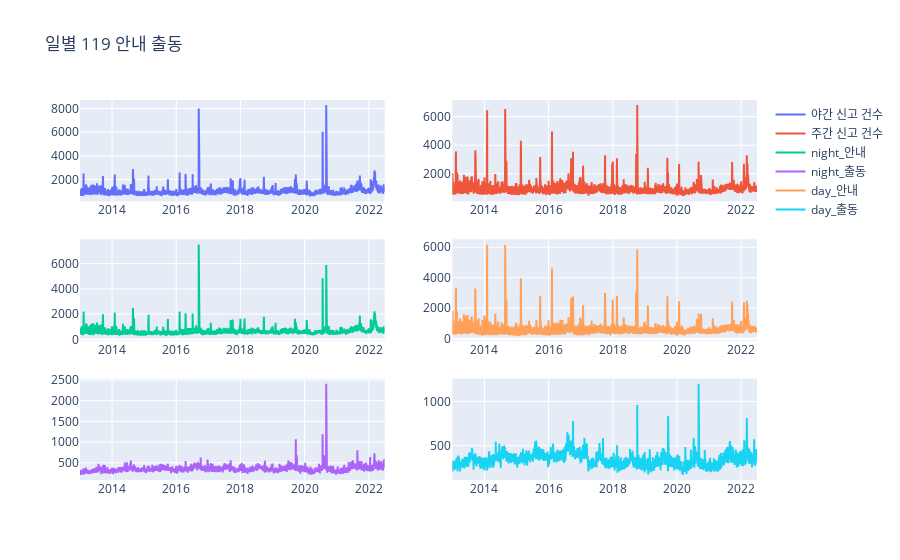

Source (notebook cell):
### Code cell
import plotly.graph_objects as go
from plotly.subplots import make_subplots

# df_
# night_
# day_

dates = data["date"].to_list()
night_y = data_all["night_y"].to_list()
day_y = data_all["day_y"].to_list()
night_0 = data["night_0"].to_list()
night_1 = data["night_1"].to_list()
day_0 = data["day_0"].to_list()
day_1 = data["day_1"].to_list()

fig = make_subplots(rows=3, cols=2)
fig.update_layout(title_text=f"일별 119 안내 출동")
fig.add_trace(go.Scatter(x=dates, y=night_y, name="야간 신고 건수"), row=1, col=1)
fig.add_trace(go.Scatter(x=dates, y=day_y, name="주간 신고 건수"), row=1, col=2)
fig.add_trace(go.Scatter(x=dates, y=night_0, name="night_안내"), row=2, col=1)
fig.add_trace(go.Scatter(x=dates, y=night_1, name="night_출동"), row=3, col=1)
fig.add_trace(go.Scatter(x=dates, y=day_0, name="day_안내"), row=2, col=2)
fig.add_trace(go.Scatter(x=dates, y=day_1, name="day_출동"), row=3, col=2)
fig.show()

### Figure 1 — Plotly figure (JSON) as saved in the notebook; plotly's stock layout.template omitted (floating-point values rounded to 4 significant figures; data arrays with more than 128 entries replaced by an {"elided": "..."} marker saying what was removed)
{"data": [{"name": "야간 신고 건수", "type": "scatter", "x": {"elided": "3468 str values"}, "xaxis": "x", "y": {"elided": "3468 int values"}, "yaxis": "y"}, {"name": "주간 신고 건수", "type": "scatter", "x": {"elided": "3468 str values"}, "xaxis": "x2", "y": {"elided": "3468 int values"}, "yaxis": "y2"}, {"name": "night_안내", "type": "scatter", "x": {"elided": "3468 str values"}, "xaxis": "x3", "y": {"elided": "3468 int values"}, "yaxis": "y3"}, {"name": "night_출동", "type": "scatter", "x": {"elided": "3468 str values"}, "xaxis": "x5", "y": {"elided": "3468 int values"}, "yaxis": "y5"}, {"name": "day_안내", "type": "scatter", "x": {"elided": "3468 str values"}, "xaxis": "x4", "y": {"elided": "3468 int values"}, "yaxis": "y4"}, {"name": "day_출동", "type": "scatter", "x": {"elided": "3468 str values"}, "xaxis": "x6", "y": {"elided": "3468 int values"}, "yaxis": "y6"}], "layout": {"title": {"text": "일별 119 안내 출동"}, "xaxis": {"anchor": "y", "domain": [0, 0.45]}, "xaxis2": {"anchor": "y2", "domain": [0.55, 1]}, "xaxis3": {"anchor": "y3", "domain": [0, 0.45]}, "xaxis4": {"anchor": "y4", "domain": [0.55, 1]}, "xaxis5": {"anchor": "y5", "domain": [0, 0.45]}, "xaxis6": {"anchor": "y6", "domain": [0.55, 1]}, "yaxis": {"anchor": "x", "domain": [0.7333, 1]}, "yaxis2": {"anchor": "x2", "domain": [0.7333, 1]}, "yaxis3": {"anchor": "x3", "domain": [0.3667, 0.6333]}, "yaxis4": {"anchor": "x4", "domain": [0.3667, 0.6333]}, "yaxis5": {"anchor": "x5", "domain": [0, 0.2667]}, "yaxis6": {"anchor": "x6", "domain": [0, 0.2667]}}}
